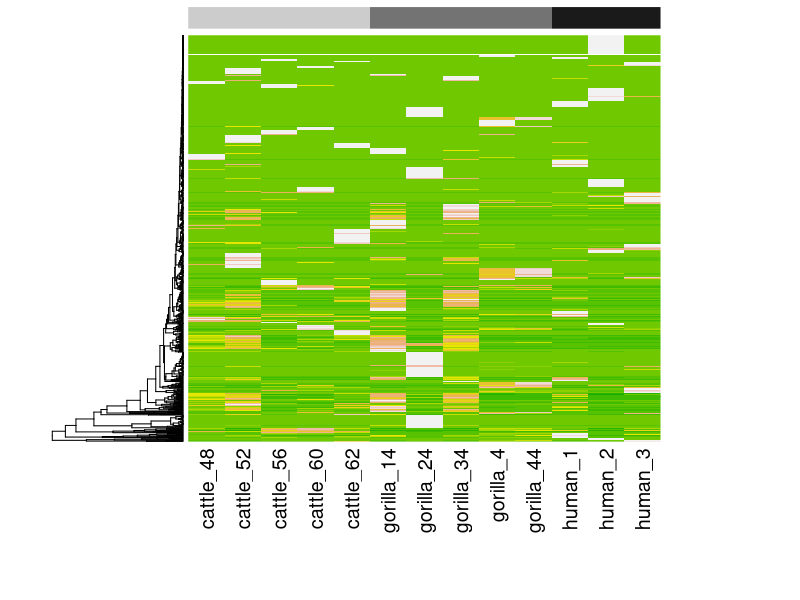

Recreate this plot in R. (Note: this script raises an error after producing the figure.)
require(graphics); require(grDevices)

#setwd("C:/Users/David Hayman/Dropbox/marsden/ORION__sample_results")

data<-read.csv("06032015_run_mfp_scan_v5.csv",header=T,row.names=1)
colnames(data) <- c(#"UniqueID",
  "human_3_S3_R1",
  "human_3-Pur_S17_R1",
  "human_3_S3_R2",
  "human_3-Pur_S17_R2",
  "human_2_S2_R1",
  "human_2_S2_R2",
  "human_2-Pur_S16_R1",
  "human_2-Pur_S16_R2",
  "Undetermined_S0_R2",
  "Undetermined_S0_R1",
  "gorilla_4_S4_R1",
  "gorilla_4-Pur_S18_R1",
  "gorilla_4_S4_R2",
  "gorilla_4-Pur_S18_R2",
  "cattle_60-Pur_S26_R1",
  "cattle_60-Pur_S26_R2",
  "cattle_60_S12_R1",
  "cattle_60_S12_R2",
  "cattle_56_S11_R1",
  "cattle_56_S11_R2",
  "cattle_56-Pur_S25_R1",
  "cattle_56-Pur_S25_R2",
  "cattle_62-Pur_S27_R2",
  "cattle_62-Pur_S27_R1",
  "cattle_62_S13_R1",
  "cattle_62_S13_R2",
  "human_1_S1_R2",
  "human_1_S1_R1",
  "human_1-Pur_S15_R1",
  "human_1-Pur_S15_R2",
  "gorilla_44_S8_R1",
  "gorilla_44_S8_R2",
  "gorilla_44-Pur_S22_R1",
  "gorilla_44-Pur_S22_R2",
  "gorilla_24-Pur_S20_R1",
  "gorilla_24_S6_R1",
  "gorilla_24_S6_R2",
  "gorilla_24-Pur_S20_R2",
  "gorilla_14-Pur_S19_R2",
  "gorilla_14-Pur_S19_R1",
  "gorilla_14_S5_R2",
  "gorilla_14_S5_R1",
  "gorilla_34-Pur_S21_R2",
  "gorilla_34-Pur_S21_R1",
  "gorilla_34_S7_R2",
  "gorilla_34_S7_R1",
  "cattle_52_S10_R2",
  "cattle_52_S10_R1",
  "cattle_52-Pur_S24_R2",
  "cattle_52-Pur_S24_R1",
  "cattle_48_S9_R2",
  "cattle_48_S9_R1",	
  "cattle_48-Pur_S23_R2",	
  "cattle_48-Pur_S23_R1",
  "Ctl_S14_R1",
  "Ctl_S14_R2",
  "Ctl-Pur_S28_R1",
  "Ctl-Pur_S28_R2")

# 
# data<-data.matrix(data)
# heatmap(data)
# heatmap(data,na.rm=T)

# data<-read.csv("marsden_test.csv",header=T,row.names=1)
# data<-read.csv("marsden_test_1.csv",header=T,row.names=1)
# data<-read.csv("marsden_test_2.csv",header=T,row.names=1)
# data<-read.csv("marsden_test_3.csv",header=T,row.names=1)
data<-data.matrix(data)
# heatmap(data)
# heatmap(data,na.rm=T)

## to remove the contamination
df1<-data[!(rowSums(data[,55:58])>0),]

# df2 <- cbind(data[,1]-data[,10],
#              data[,2]-data[,10],
#              data[,3]-data[,10],
#              data[,4]-data[,10],
#              data[,5]-data[,10],
#              data[,6]-data[,10],
#              data[,7]-data[,10],
#              data[,8]-data[,10],
#              data[,9]-data[,10],
#              data[,10]-data[,10])
# df2 <- cbind(data[,1]-data[,4],
#              data[,2]-data[,4],
#              data[,3]-data[,4],
#              data[,4]-data[,4])

# df2 <- cbind(data[,1]-data[,14],
#              data[,2]-data[,14],
#              data[,3]-data[,14],
#              data[,4]-data[,14],
#              data[,5]-data[,14],
#              data[,6]-data[,14],
#              data[,7]-data[,14],
#              data[,8]-data[,14],
#              data[,9]-data[,14],
#              data[,10]-data[,14],
#              data[,11]-data[,14],
#              data[,12]-data[,14],
#              data[,13]-data[,14],
#              data[,14]-data[,14])
# 
# df2[df2<0] <- 0
# 
# 
# colnames(df2)<-colnames(data)
# 
# #heatmap(df2)
# 
# df2[df2 == 0] <- NA
# 
# df2 <- df2[,colSums(is.na(df2))<nrow(df2)]
# df2 <- df2[!rowSums(is.na(df2)) == ncol(df2),]
# 
# df2[is.na(df2)] <- 0
# #df2<-df2[,1:13]
# summary(df2)
# 
# # df2<-data.matrix(df2)
# 
# # heatmap(df2)
# 
# test<-df2[ order(-df2[,1]), ]
# test<-test[-c(1),]
# # heatmap(test)
# # heatmap(test,Colv=NA,labRow="")
# 
# # heatmap(test,Colv=NA,
# #         labRow="",#revC=T,
# #         margins=c(8,7),
# #         ColSideColors = c(rep("lightblue",3),
# #                            rep("blue",5),
# #                            rep("darkblue",5)),
# #         cexCol=1.8)
# ## # 19695 # hits

test<-df1[,1:54]
# heatmap(test,Colv=NA,labRow=NA,margins=c(12,7),cexCol=0.5)
colnames = c( "human_3",
              "human_2",
              "gorilla_4",
              "cattle_60",
              "cattle_56",
              "cattle_62",
              "human_1",
              "gorilla_44",
              "gorilla_24",
              "gorilla_14",
              "gorilla_34",
              "cattle_52",
              "cattle_48")

# calculate the means
means = lapply(colnames, function(name) { apply(test[,grep(name, colnames(test))], 1, mean) })

# build the result
result = do.call(cbind, means)
#result = as.data.frame(t(result))
colnames(result) = colnames
# 
m <- result[,order(colnames(result))]

heatmap(m,Colv=NA,
  labRow=NA,col=terrain.colors(20, alpha = 1),
         margins=c(12,7),
         ColSideColors = c(rep("grey80",5),
                           rep("grey45",5),
                           rep("grey10",3)),
         cexCol=1.8)

res<-rownames(test)
 # write.csv(res,"res.csv")

virusresults<-test[grep("virus",res),] # returns those with 'virus' in

# virusresults<-test[c(300, # rift valley fever virus - 1 gorilla (4), 3 cattle (1:3) 
# 1016, # picobirnavirus 1 cow (2) # novel - see map : http://www.hindawi.com/journals/bmri/2014/780752/
# 1021, # Dromedary picobirnavirus 1 cow (2)
# 1069#, # Lassa virus 1 human (2)
# # 1147 # Hyposoter fugitivus ichnovirus
# ) ,]
##
# rownames(virusresults)<-c("RVFV",#"RVF virus",
#                           "PV",#"Picobirnavirus",
#                           "PV(D)",#"Picobirnavirus (D)",
#                           "LFV")#'Lassa virus')#,
#                           #"Ichnovirus (Hyposoter fugitivus)")

virusres<-as.data.frame(virusresults)
 virusres$virus<-rownames(virusres)

virusres<-virusres[-c(1,6),]
  
library(ggplot2)
library(plyr)
library(reshape2)

vres<-melt(virusres)

p <- qplot(x=virus, y=value, fill=variable,
                       data=vres, geom="bar", stat="identity",
                       position="dodge",ylab="reads")

p+theme(text = element_text(size=20),
        axis.text.x = element_text(angle=90, vjust=1,colour="grey20")) 


p <- qplot(x=virus, y=value, fill=variable,
           data=vres, geom="bar", stat="identity",
           position="stack",ylab="reads")

p+theme(text = element_text(size=20),
        axis.text.x = element_text(angle=90, vjust=1,colour="grey20")) 


virusres[virusres == 0]<-NA
virusres <- virusres[,colSums(is.na(virusres))<nrow(virusres)]
virusres
vres<-melt(virusres)

p <- qplot(x=virus, y=value, fill=variable,
           data=vres, geom="bar", stat="identity",
           position="dodge",ylab="reads")

p+theme(text = element_text(size=20),
        axis.text.x = element_text(angle=90, vjust=1,colour="grey20"))+
  scale_fill_hue(c=90, l=55)+ scale_fill_brewer(palette="Set1")

p <- qplot(x=virus, y=value, fill=variable,
           data=vres, geom="bar", stat="identity",
           position="stack",ylab="reads")

# cbPalette <- c("#999999", "#56B4E9", "#0072B2", "#D55E00", "#CC79A7")

p+theme(text = element_text(size=20),
        axis.text.x = element_text(angle=90, vjust=1,colour="grey20"))+
  scale_fill_hue(c=90, l=55)+ scale_fill_brewer(palette="Set1")


##

names(vres)<-c("virus","host","value")

p <- qplot(x=virus, y=value, fill=host,
           data=vres, geom="bar", stat="identity",
           position="dodge",ylab="reads")
p+ theme(text = element_text(size=20),
         axis.title.x=element_blank(),
      axis.text.x = element_text(angle=90, vjust=1,colour="grey20"))+
  scale_fill_hue(c=90, l=55)+ scale_fill_brewer(palette="Set1")


colnames = c( "human_3",
              "human_2",
              "gorilla_4",
              "cattle_60",
              "cattle_56",
              "cattle_62",
              "human_1",
              "gorilla_44",
              "gorilla_24",
              "gorilla_14",
              "gorilla_34",
              "cattle_52",
              "cattle_48")

# calculate the means
means = lapply(colnames, function(name) { apply(virusresults[,grep(name, colnames(virusresults))], 1, mean) })

# build the result
result = do.call(cbind, means)
result = as.data.frame(t(result))
rownames(result) = colnames

### KEEP TO REMOVE HAs IF NEEDED
result[result == 0]<-NA
result <- result[rowSums(is.na(result))<ncol(result),]
result

colnames(result)<-c("Microvirus","Picobirnavirus",
                    "D - picobirnavirus","Hepatitis C virus",
                    "Lassa virus","Hyposoter fugitivus ichnovirus")
result<-result[,2:5]

vs_r<-melt(t(result))
colnames(vs_r)<-c("virus","host","reads")


p <- qplot(x=virus, y=reads, fill=host,
           data=vs_r, geom="bar", stat="identity",
           position="dodge",ylab="reads")

p+theme(text = element_text(size=20),
        axis.text.x = element_text(angle=90, vjust=1,colour="grey20"))+
  scale_fill_hue(c=90, l=55)+ scale_fill_brewer(palette="Set1")


p <- qplot(x=virus, y=reads, fill=host,
           data=vs_r, geom="bar", stat="identity",
           position="stack",ylab="reads",asp=1)

p+theme(text = element_text(size=20),
        axis.text.x = element_text(angle=90, vjust=1,colour="grey20"))+
  scale_fill_hue(c=90, l=55)+ scale_fill_brewer(palette="Set1")


  ggplot(data=vs_r, aes(x=host,y=reads, fill=host)) +
    labs(y="Mean reads") +
    geom_bar(position='dodge',stat="identity")+
    facet_wrap( ~virus , nrow=1)+
   theme( axis.text.x = element_text(angle = 90,colour = "grey10"),
     text = element_text(size=20))

  colnames(vs_r)[2]<-c("host_id")
  ggplot(data=vs_r, aes(x=host_id,y=reads, fill=host_id)) +
    labs(y="mean reads") +
    geom_bar(position='dodge',stat="identity")+
    facet_wrap( ~virus , nrow=1)+
    theme( axis.text.x = element_blank(),
           axis.title.x = element_blank(),
           text = element_text(size=20))
  
# vres[order(vres$virus),] 
# 
# ##################
# 
# library(gplots)
# heatmap.2(test,dendrogram="row",labRow=NA,
#          col=heat.colors(20),  cexCol=1,
#          scale="col")
# 
# heatmap.2(test,dendrogram="row",
#           # col=heat.colors(120),
#           cexCol=1,scale="row",labRow=NA,
#           density.info="none")
# 
# heatmap.2(test,dendrogram="row", #col=redgreen(75),
#           scale="row", key=T, keysize=1.5,
#           density.info="none", trace="none",cexCol=0.9, labRow=NA)
# 
# heatmap(test,Colv=NA,
#         labRow="",
#         margins=c(8,7),
#         ColSideColors = c(rep("#80FFFFFF",3),
#                           rep("lightgreen",5),
#                           rep("#FF80FFFF",5)),
#         cexCol=2,
#         col=cm.colors(20))
